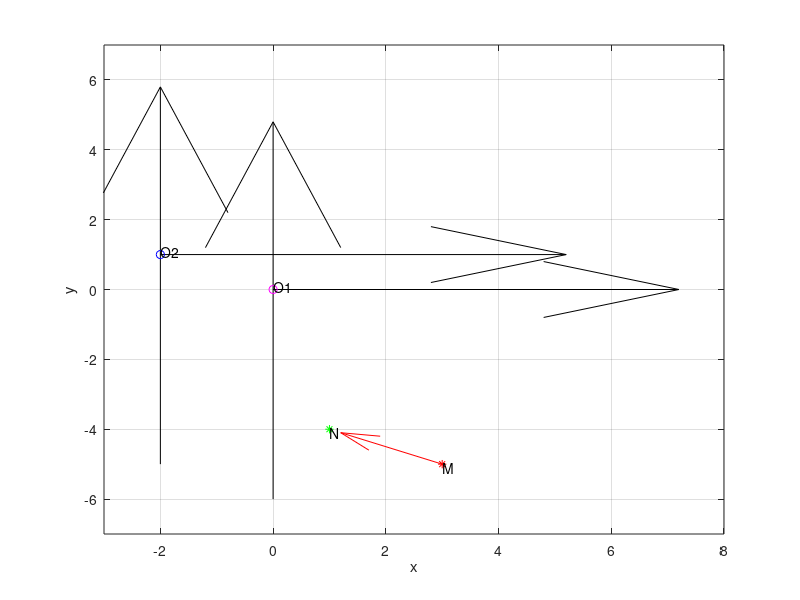

This chart was generated by the following MATLAB code:
clc
clf
clear

M = [3 -5];
N = [1 -4];
MN = N - M

quiver(0, 0, 8, 0, 'Color', 'black')
hold on; axis ([-3 8 -7 7]);
quiver(0, -6, 0, 12, 'Color', 'black')
xlabel('x'); ylabel('y');


quiver(-2, 1, 8, 0, 'Color', 'black')
quiver(-2, -5, 0, 12, 'Color', 'black')
plot(-2, 1, 'ob')
text(-2, 1.1, 'O2')
plot(0, 0, 'om')
text(0, 0.1, 'O1')

plot(3, -5, '*r')
text(3, -5.1, 'M')
grid on
plot(1, -4, '*g')
text(1, -4.1, 'N')

quiver(M(1), M(2), MN(1), MN(2), 'r')